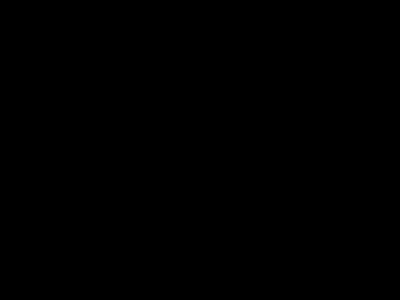
Frame 1 (no input)
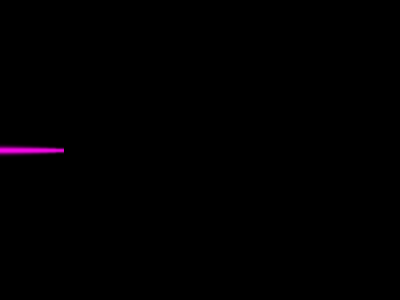
Frame 60 (the mouse pressed at the canvas centre just before this capture)
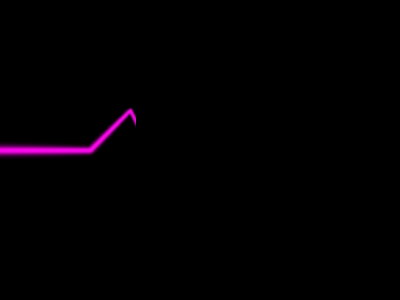
Frame 120 (the mouse held since frame 60 and released just before this capture)

The Processing sketch that drew these frames (run headless with seeded random() and noise(); from frame 60 on, the mouse is pressed at the canvas centre):

// Processing sketch: processing_47383
// ── processing_47383.pde

int x = 0;

void setup() {
  size(400, 300);
  background(0);

  smooth();
}

void draw() { 
  stroke(256, 10, 240);
  strokeWeight(3.5);

  line(0, height/2, width/4-10, height/2);
  line(width/4-10, height/2, width/4+30, height/2-40);
  line(width/4+30, height/2-40, width/4+50, height/2);
  line(width/4+50, height/2, width/4+65, height/2);
  line(width/4+65, height/2, width/4+75, height/2+15);
  line(width/4+75, height/2+15, width/4+90, height/2-130);
  line(width/4+90, height/2-130, width/4+100, height/2+60);
  line(width/4+100, height/2+60, width/4+115, height/2);
  line(width/4+115, height/2, width/4+140, height/2);
  line(width/4+140, height/2, width/4+190, height/2-30);
  line(width/4+190, height/2-30, width/4+220, height/2);
  line(width/4+220, height/2, width, height/2);

  filter(BLUR, 1);

  fill(0);
  noStroke();
  rect(x, 0, width, height);

  x += 8;

  if (x > width) {
    x = 0;
  }
}
